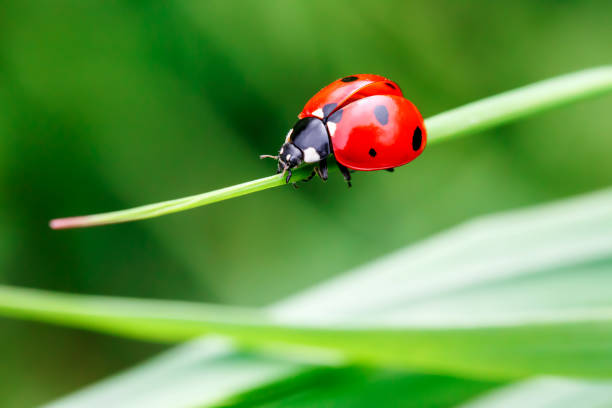
#> input picture Images/bug.jpg, 612 x 408 px, given in place of the camera
$ python app.py
#> lines starting #> are read from the running program, lines starting #| are printed output that depends on the picture; after the words box and inside, x2 and y2 are one past the last pixel; in counts of white or black regions, pixels touching at a corner belong together; long printed decimals are rounded
import imutils # Resize
import cv2

redLower = (86, 53, 64)
redUpper = (174, 192, 255)

camera = cv2.VideoCapture(0) # Cam Ini

while True:
  (grabbed, frame) = camera.read() # Read the frame
#> frame is the input picture: shape (408, 612, 3); mean B, G, R 68.9, 149.3, 98
  frame = imutils.resize(frame, width=1000) # resize
#> frame: shape (666, 1000, 3)
  blurred = cv2.GaussianBlur(frame, (11, 11), 0) # X - Standard Deviation

  hsv = cv2.cvtColor(blurred, cv2.COLOR_BGR2HSV)
#> hsv: shape (666, 1000, 3); mean H, S, V 53.4, 163.8, 154.6

  mask = cv2.inRange(hsv, redLower, redUpper) #Mask the blue color
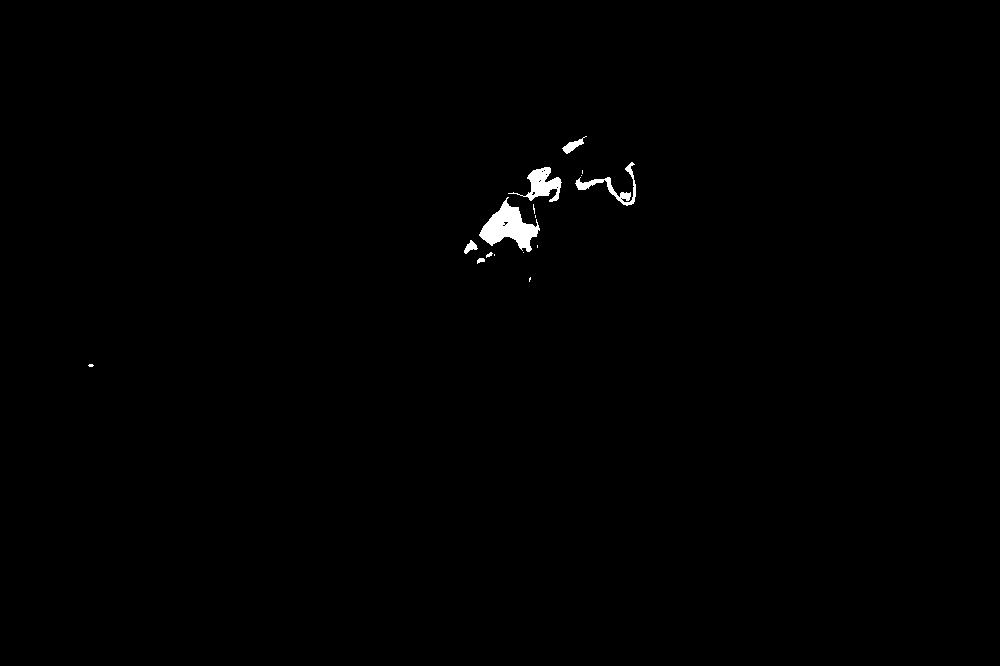
#> mask: shape (666, 1000); 0.48% white; 16 white regions (9 under 20 px), largest, box (x1, y1, x2, y2) and area: (479, 197, 540, 252) 1540, (508, 167, 562, 202) 753, (575, 162, 636, 206) 545
  mask = cv2.erode(mask, None, iterations=2)
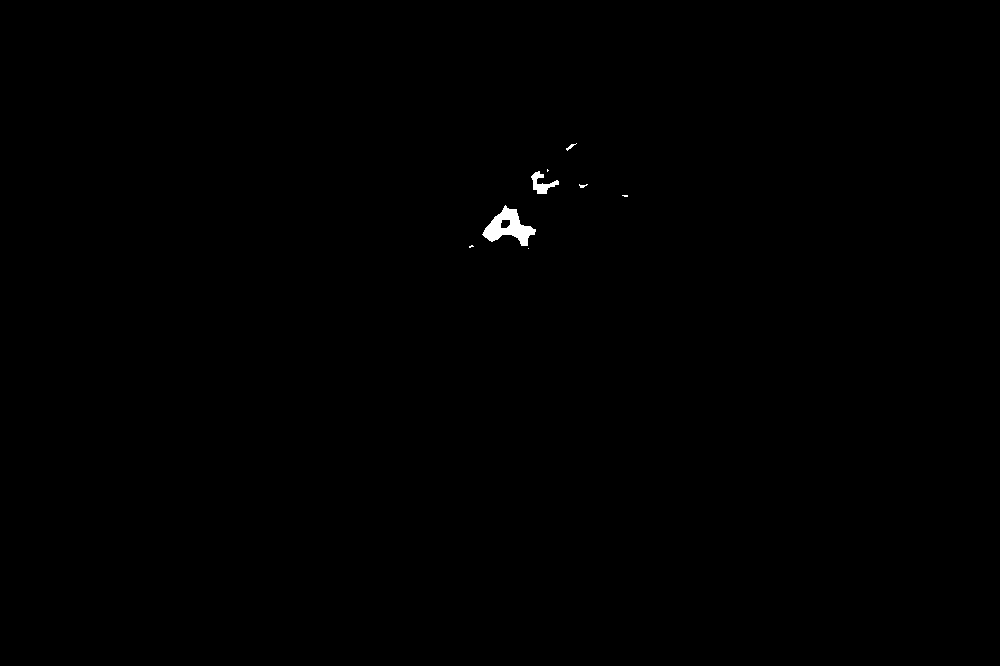
#> mask: shape (666, 1000); 0.2% white; 8 white regions (4 under 20 px), largest, box (x1, y1, x2, y2) and area: (482, 205, 536, 246) 997, (531, 171, 559, 194) 270, (566, 143, 577, 151) 27, (579, 184, 588, 188) 20
  mask = cv2.dilate(mask, None, iterations=2)
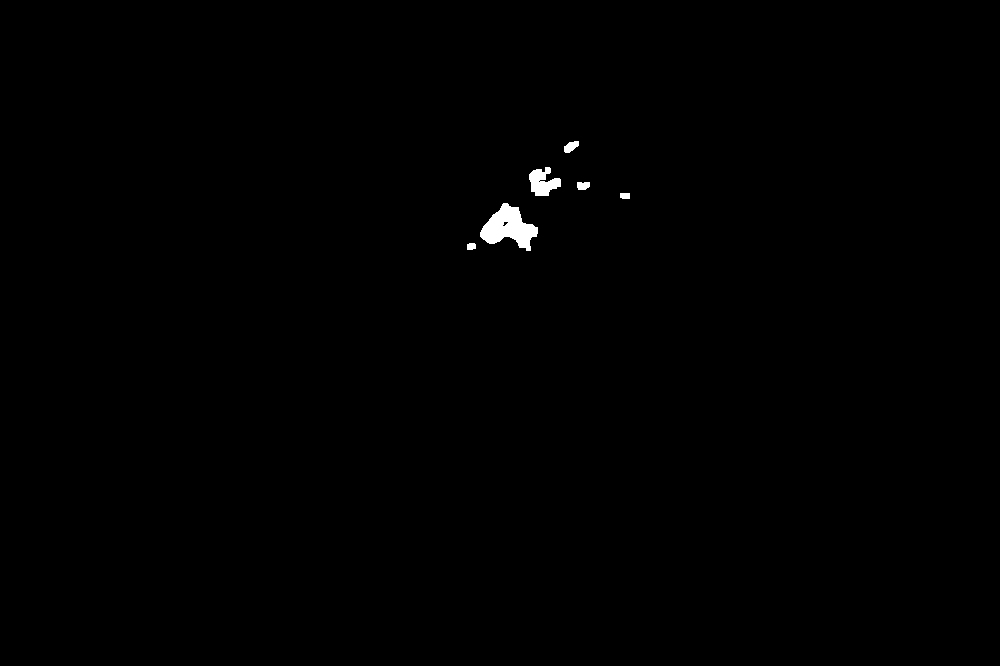
#> mask: shape (666, 1000); 0.36% white; 6 white regions

  cnts = cv2.findContours(mask.copy(), cv2.RETR_EXTERNAL, cv2.CHAIN_APPROX_SIMPLE)[-2]
#> cnts = 6 contours; box (x1, y1, x2, y2) and area: (480, 203, 538, 251) 1418, (529, 167, 561, 196) 512, (564, 141, 579, 153) 100, (577, 182, 590, 190) 74, (467, 243, 476, 250) 44, (620, 193, 630, 199) 44

  center = None

  if len(cnts) > 0:
    c = max(cnts, key=cv2.contourArea)
#> c = contour of 80 points, box (x1, y1, x2, y2) (480, 203, 538, 251), area 1418
    ((x,y), radius) = cv2.minEnclosingCircle(c)
#> x = 508.5; y = 231.3; radius = 28.85
    M = cv2.moments(c)
#> M = moments, m00 1418, centre m10/m00, m01/m00 = (508.2, 227.2)
    center = (int(M["m10"] / M["m00"]), int(M["m01"] / M["m00"]))
#> center = (508, 227)

    if radius > 10:
      cv2.circle(frame, (int(x), int(y)), int(radius), (0, 255, 255), 2)
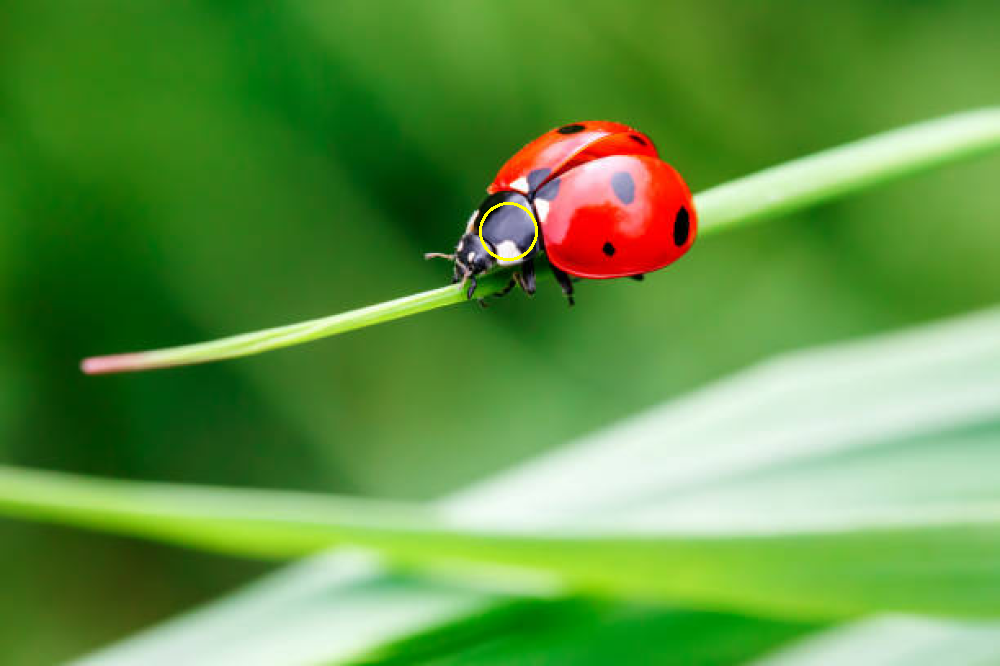
#> frame: shape (666, 1000, 3); mean B, G, R 68.8, 149.4, 98
      cv2.circle(frame, center, 5, (0, 0, 255), -1)
#> frame: shape (666, 1000, 3); 0.01% of pixels changed, all inside (x1, y1, x2, y2) = (503, 222, 514, 233)
      print("cm", center, radius)
#| cm (508, 227) 28.854
      if radius > 250:
        print("Stop")
      else:
        if(center[0] < 150):
          print("Right")
        elif(center[0] > 450):
          print("Left")
        elif(radius < 250):
          print("Front")
        else:
          print("Stop")

  cv2.imshow("Frame", frame)
  key = cv2.waitKey(1)
#> (key q is pressed here)
  if key == ord("q"):
    break

camera.release()
